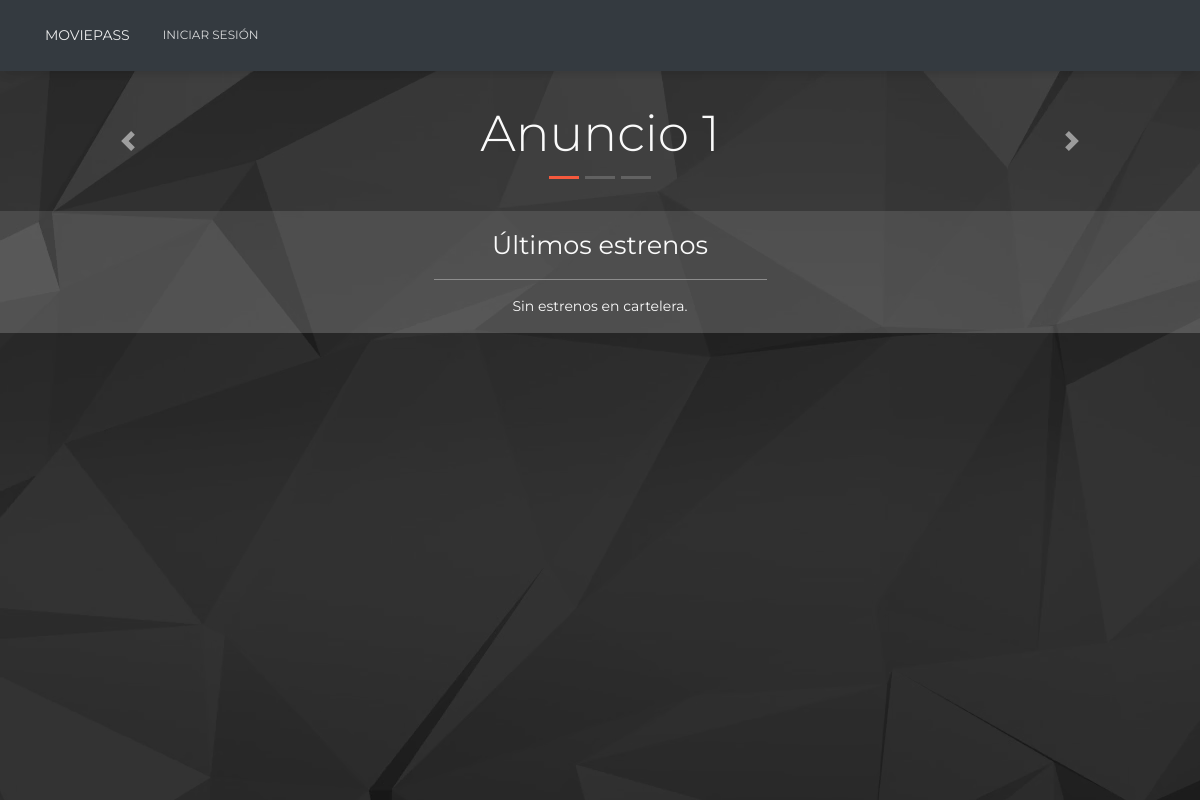
Before: / with the older database file.
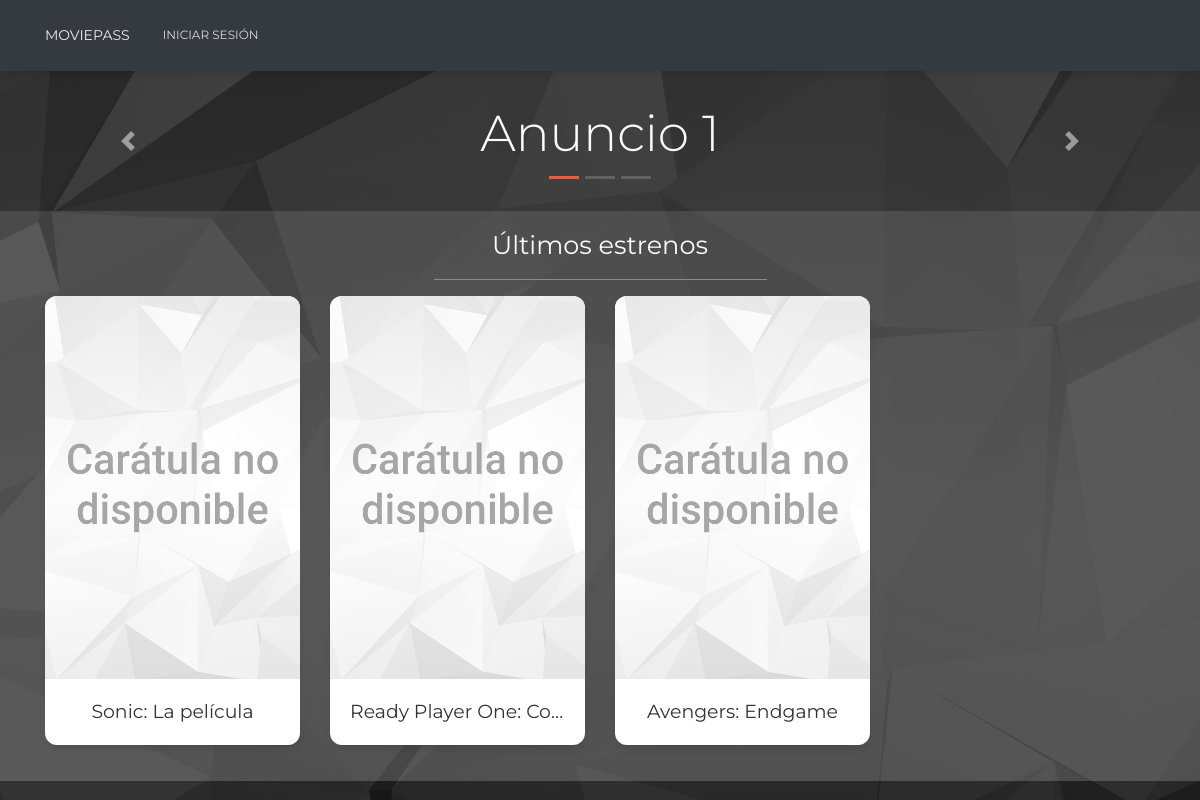
After: the same page with the newer database file.
### tables this page shows
CREATE TABLE `movies` (
  `id` int(11) NOT NULL,
  `api_movie_id` int(11) DEFAULT NULL,
  `name` varchar(100) NOT NULL,
  `description` text NOT NULL,
  `genre` varchar(50) NOT NULL,
  `duration` varchar(5) NOT NULL,
  `image` varchar(255) DEFAULT NULL
);

### index.php (called while the page is built, shortened)
<?php
	require "Config/Autoload.php";
	require_once(VIEWS_PATH."/Layout/header.php");
	Router::Route(new Request());
	require_once(VIEWS_PATH."/Layout/footer.php");

### Controllers/HomeController.php (called while the page is built, shortened)
<?php
class HomeController {
  private $showDAO;
  private $movieDAO;
  public function __construct()
  {
    $this->showDAO = new ShowDAO();
    $this->movieDAO = new MovieDAO();
  }
  public function index($message = "")
  {
    $movies = $this->getActiveMovies();
    require_once(VIEWS_PATH."/Home/index.php");
  }
  private function getActiveMovies() {
    $movies = $this->movieDAO->getMoviesOnLocalDB();
    $activeMovies = array();
    foreach($movies as $movie) {
      if(!empty($this->showDAO->GetByMovie($movie->getId()))) {
        array_push($activeMovies, $movie);
      }
    }
    return array_slice($activeMovies, 0, 4);
  }
}

### Config/Autoload.php (called while the page is built, shortened)
<?php
class Autoload
{
  public static function Start()
  {
    spl_autoload_register(function ($className) {
      $classPath = ucwords(str_replace("\\", "/", ROOT . $className) . ".php");
    });
  }
}

### DAO/Database/Database.php (called while the page is built, shortened)
<?php
  class DataBase {
    private $connection;
    public function __construct() {
      $this->connection = mysqli_connect(SERVERNAME, USERNAME, PASSWORD, DATABASE_NAME);
    }
    public function getConnection() {
      return $this->connection;
    }
  }
?>

### DAO/MovieDAO.php (called while the page is built, shortened)
<?php
class MovieDAO implements IMovieDAO
{
  private $db;
  public function __construct()
  {
    $this->db = new Database();
  }
  public function getMoviesOnLocalDB()
  {
    $movies = array();
    $sql = "SELECT * FROM movies ORDER BY id DESC";
    $result = $this->db->getConnection()->query($sql);
    if ($result->num_rows > 0) {
      while ($dbMovie = $result->fetch_assoc()) {
        array_push(
          $movies,
          new Movie(
            $dbMovie['id'],
            $dbMovie['api_movie_id'],
            $dbMovie['name'],
            $dbMovie['description'],
            $dbMovie['genre'],
            $dbMovie['duration'],
            $dbMovie['image']
          )
        );
      }
    }
    return $movies;
  }
}

### Models/Movie.php (called while the page is built, shortened)
<?php
Class Movie
{
  private $id;
  private $name;
  private $image;
  public function __construct(
    $id = null,
    $api_movie_id = null,
    $name = null,
    $description = null,
    $genre = null,
    $duration = null,
    $image = null
  ) {
    $this->id = $id;
    $this->name = $name;
    $this->image = $image;
  }
  public function getId()
  {
    return $this->id;
  }
  public function getName()
  {
    return $this->name;
  }
  public function getImage()
  {
    return $this->image;
  }
}

### DAO/ShowDAO.php (called while the page is built, shortened)
<?php
class ShowDAO implements IShowDAO
{
  private $db;
  public function __construct()
  {
    $this->db = new Database();
  }
  public function GetByMovie($movie_id)
  {
    $shows = array();
    $sql = "SELECT
            f.id as id, f.price as price, f.date as date,
            t.name as theater_name, t.address as theater_address,
            r.name as theater_room_name, r.seats as theater_room_seats
            FROM functions f
            INNER JOIN theaters t on f.theater_id = t.id
            INNER JOIN theater_rooms r on f.theater_room_id = r.id
            WHERE f.movie_id = $movie_id AND t.state = 1
            ORDER BY f.date ASC";
    $result = $this->db->getConnection()->query($sql);
    if ($result->num_rows > 0) {
      while ($dbShow = $result->fetch_assoc()) {
        array_push(
          $shows,
          new Show(
            $dbShow['id'],
            null,
            new Theater(null, $dbShow['theater_name'], $dbShow['theater_address']),
            new Room(null, null, $dbShow['theater_room_name'], $dbShow['theater_room_seats']),
            $dbShow['price'],
            $dbShow['date'],
            $this->GetAvailableTickets($dbShow['id'])
          )
        );
      }
    }
    return $shows;
  }
  public function GetAvailableTickets($show_id)
  {
    $sql = "SELECT
            (r.seats - COUNT(ts.id)) as available_tickets
            FROM functions f
            INNER JOIN theater_rooms r on f.theater_room_id = r.id
            INNER JOIN tickets ts on f.id = ts.function_id
            WHERE f.id = $show_id";
    $result = $this->db->getConnection()->query($sql);
    $dbAvailableTickets = $result->fetch_assoc()['available_tickets'];
    return $dbAvailableTickets;
  }
}

### Views/Home/index.php (the view, shortened to what this page needs)
<div class="dark-background section-container">
  <div class="container-fluid index-carousel-ads py-3">
    <div class="container">
      <div id="carousel-ads" class="carousel slide carousel-ads" data-ride="carousel">
        <ol class="carousel-indicators">
          <li data-target="#carousel-ads" data-slide-to="0" class="active"></li>
          <li data-target="#carousel-ads" data-slide-to="1"></li>
          <li data-target="#carousel-ads" data-slide-to="2"></li>
        </ol>
        <div class="carousel-inner">
          <div class="carousel-item active">
            <h1>Anuncio 1</h1>
          </div>
        </div>
        <a class="carousel-control-prev" href="#carousel-ads" role="button" data-slide="prev">
          <span class="carousel-control-prev-icon" aria-hidden="true"></span>
        </a>
        <a class="carousel-control-next" href="#carousel-ads" role="button" data-slide="next">
          <span class="carousel-control-next-icon" aria-hidden="true"></span>
        </a>
      </div>
    </div>
  </div>
  <div class="container-fluid index-listings py-3">
    <div class="container">
      <h3 class="mb-3">Últimos estrenos</h3>
      <hr>
      <div class="row listings">
        <?php if(!empty($movies)) { ?>
          <?php foreach($movies as $movie) { ?>
            <div class="col-6 col-md-3">
              <div class="card card-movie" onclick="document.getElementById('form-movie-<?php echo $movie->getId() ?>').submit()">
                <img class="card-img-top"
                  src="<?php echo $movie->getImage(); ?>"
                  alt="<?php echo IMG_PATH . '/movie-image.png'; ?>"
                  onerror="this.onerror=null;this.src=this.alt;">
                <div class="card-body">
                  <h5 class="card-title mt-0">
                    <?php echo $movie->getName(); ?>
                  </h5>
                </div>
              </div>
            </div>
          <?php } ?>
        <?php } else { ?>
          <div class="col-12">
            Sin estrenos en cartelera.
          </div>
        <?php } ?>
      </div>
    </div>
  </div>
</div>

### Views/Layout/header.php (shortened to what this page needs)
<!doctype html>
<html lang="es">
<head>
    <link href="https://maxcdn.bootstrapcdn.com/font-awesome/latest/css/font-awesome.min.css" rel="stylesheet">
    <link href="<?php echo CSS_PATH ?>/bootstrap.min.css" rel="stylesheet" />
    <link href="<?php echo CSS_PATH ?>/paper-kit.css?v=2.2.0" rel="stylesheet" />
    <link href="<?php echo CSS_PATH ?>/plugins/datatables.min.css" rel="stylesheet" />
    <link href="<?php echo CSS_PATH ?>/styles.css" rel="stylesheet" />
</head>
<body>
    <nav class="navbar navbar-expand-lg bg-dark">
        <div class="container">
            <div class="collapse navbar-collapse" id="navbarNav">
                <ul class="navbar-nav">
                    <a class="navbar-brand" href="<?php echo FRONT_ROOT ?>">MoviePass</a>
                    <?php if (isset($_SESSION['user']) && $_SESSION['user']->getRole() == 'ADMIN') { ?>
                    <li class="nav-item">
                        <a class="nav-link" href="<?php echo FRONT_ROOT ?>/Theater/ShowListView">Administrar cines</a>
                    </li>
                    <li class="nav-item">
                        <a class="nav-link" href="<?php echo FRONT_ROOT ?>/Show/ShowListView">Administrar funciones</a>
                    </li>
                    <li class="nav-item">
                        <a class="nav-link" href="<?php echo FRONT_ROOT ?>/Movie/ShowListView">Administrar películas</a>
                    </li>
                    <li class="nav-item">
                        <a class="nav-link" href="<?php echo FRONT_ROOT ?>/Discount/ShowListView">Administrar
                            descuentos</a>
                    </li>
                    <li class="nav-item">
                        <a class="nav-link" href="<?php echo FRONT_ROOT ?>/User/Logout">Cerrar sesión</a>
                    </li>
                    <?php } else if (!isset($_SESSION['user'])) { ?>
                    <li class="nav-item">
                        <a class="nav-link" href="<?php echo FRONT_ROOT ?>/User/ShowLoginView">Iniciar sesión</a>
                    </li>
                    <?php } ?>
                </ul>
            </div>
        </div>
    </nav>

### Config/Router.php (shortened to what this page needs)
<?php
class Router
{
  public static function Route(Request $request)
  {
    $methodName = $request->getmethod();
    $methodParameters = $request->getparameters();
    $controller = new $controllerClassName;
    if (!isset($methodParameters))
      call_user_func(array($controller, $methodName));
    else
      call_user_func_array(array($controller, $methodName), $methodParameters);
  }
}

### Views/Assets/css/styles.css (style rules this page uses)
body { color: #444444; }
.h1, .h1, h2, .h2, h3, .h3, h4, .h4, h5, .h5, h6, .h6, p, .navbar, .brand, a, .td-name, td, button, input, select, textarea, div { font-weight: 400 !important; }
hr { border-color: #dddddd; }
.dark-background { background: url(../img/background-dark.png) fixed; }
.navbar .navbar-brand { padding-left: 0; }
.section-container { min-height: calc(100vh - 71px); }
.index-carousel-ads { background: #ffffff17; }
.index-carousel-ads .carousel-ads .carousel-item { padding: 1rem; padding-bottom: 2rem; text-align: center; color: #fafafa }
.index-carousel-ads .carousel-ads h1 { margin: 0; }
.index-listings { background: #ffffff30; text-align: center; color: #fafafa; }
.index-listings h3 { margin: 0; }
.index-listings hr { border-color: #8c8c8c; width: 30%; }
.card-movie { cursor: pointer; }
.card-movie .card-title { text-overflow: ellipsis; overflow-wrap: anywhere; overflow: hidden; white-space: nowrap; }

Changed rows visible on the page:
added movies: name "Sonic: La película"
added movies: name "Ready Player One: Co…"
added movies: name "Avengers: Endgame"
Other visible differences:
text no longer shown: "Sin estrenos en cartelera."
